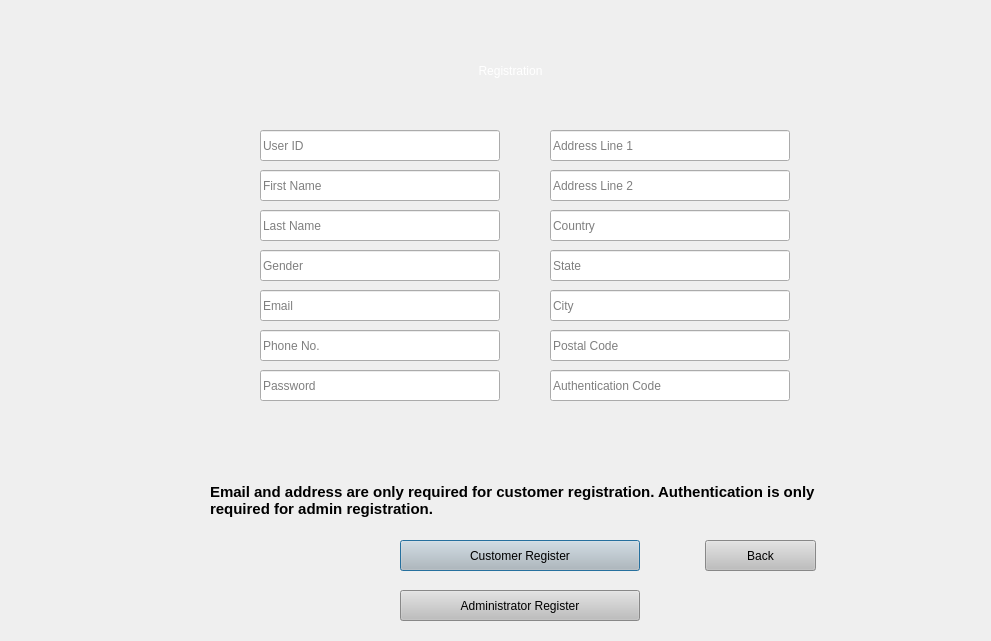
<?xml version="1.0" encoding="UTF-8"?>
<ui version="4.0">
 <class>Dialog</class>
 <widget class="QDialog" name="Dialog">
  <property name="geometry">
   <rect>
    <x>0</x>
    <y>0</y>
    <width>991</width>
    <height>641</height>
   </rect>
  </property>
  <property name="windowTitle">
   <string>Dialog</string>
  </property>
  <widget class="QWidget" name="widget" native="true">
   <property name="geometry">
    <rect>
     <x>0</x>
     <y>0</y>
     <width>1000</width>
     <height>640</height>
    </rect>
   </property>
   <property name="baseSize">
    <size>
     <width>1000</width>
     <height>640</height>
    </size>
   </property>
   <property name="styleSheet">
    <string notr="true">QWidget#widget{
background-color: qlineargradient(spread:pad, x1:0.562182, y1:0.466, x2:1, y2:1, stop:0.0454545 rgba(210, 108, 43, 255), stop:0.982955 rgba(255, 255, 255, 255));;}
background-color: rgb(231, 154, 0);
</string>
   </property>
   <widget class="QLabel" name="welcome">
    <property name="geometry">
     <rect>
      <x>320</x>
      <y>20</y>
      <width>381</width>
      <height>101</height>
     </rect>
    </property>
    <property name="autoFillBackground">
     <bool>false</bool>
    </property>
    <property name="styleSheet">
     <string notr="true">font: 85 50pt &quot;MS Shell Dlg 2&quot;;
color: rgb(255, 255, 255);
</string>
    </property>
    <property name="text">
     <string>Registration</string>
    </property>
    <property name="alignment">
     <set>Qt::AlignCenter</set>
    </property>
   </widget>
   <widget class="QPushButton" name="customerreg">
    <property name="geometry">
     <rect>
      <x>400</x>
      <y>540</y>
      <width>240</width>
      <height>31</height>
     </rect>
    </property>
    <property name="styleSheet">
     <string notr="true">background-color: rgb(190, 190, 190);</string>
    </property>
    <property name="text">
     <string>Customer Register</string>
    </property>
   </widget>
   <widget class="QLabel" name="notice">
    <property name="geometry">
     <rect>
      <x>210</x>
      <y>480</y>
      <width>659</width>
      <height>41</height>
     </rect>
    </property>
    <property name="font">
     <font>
      <pointsize>11</pointsize>
      <weight>75</weight>
      <bold>true</bold>
     </font>
    </property>
    <property name="text">
     <string>Email and address are only required for customer registration. Authentication is only required for admin registration.</string>
    </property>
    <property name="wordWrap">
     <bool>true</bool>
    </property>
   </widget>
   <widget class="QLineEdit" name="fname">
    <property name="geometry">
     <rect>
      <x>260</x>
      <y>170</y>
      <width>240</width>
      <height>31</height>
     </rect>
    </property>
    <property name="placeholderText">
     <string>First Name</string>
    </property>
   </widget>
   <widget class="QLineEdit" name="state">
    <property name="geometry">
     <rect>
      <x>550</x>
      <y>250</y>
      <width>240</width>
      <height>31</height>
     </rect>
    </property>
    <property name="placeholderText">
     <string>State</string>
    </property>
   </widget>
   <widget class="QLineEdit" name="country">
    <property name="enabled">
     <bool>true</bool>
    </property>
    <property name="geometry">
     <rect>
      <x>550</x>
      <y>210</y>
      <width>240</width>
      <height>31</height>
     </rect>
    </property>
    <property name="placeholderText">
     <string>Country</string>
    </property>
    <property name="clearButtonEnabled">
     <bool>false</bool>
    </property>
   </widget>
   <widget class="QLineEdit" name="address2">
    <property name="geometry">
     <rect>
      <x>550</x>
      <y>170</y>
      <width>240</width>
      <height>31</height>
     </rect>
    </property>
    <property name="placeholderText">
     <string>Address Line 2</string>
    </property>
   </widget>
   <widget class="QLineEdit" name="address1">
    <property name="geometry">
     <rect>
      <x>550</x>
      <y>130</y>
      <width>240</width>
      <height>31</height>
     </rect>
    </property>
    <property name="placeholderText">
     <string>Address Line 1</string>
    </property>
   </widget>
   <widget class="QLineEdit" name="userid">
    <property name="geometry">
     <rect>
      <x>260</x>
      <y>130</y>
      <width>240</width>
      <height>31</height>
     </rect>
    </property>
    <property name="layoutDirection">
     <enum>Qt::LeftToRight</enum>
    </property>
    <property name="text">
     <string/>
    </property>
    <property name="placeholderText">
     <string>User ID</string>
    </property>
   </widget>
   <widget class="QLineEdit" name="phone">
    <property name="geometry">
     <rect>
      <x>260</x>
      <y>330</y>
      <width>240</width>
      <height>31</height>
     </rect>
    </property>
    <property name="text">
     <string/>
    </property>
    <property name="placeholderText">
     <string>Phone No.</string>
    </property>
   </widget>
   <widget class="QLineEdit" name="email">
    <property name="geometry">
     <rect>
      <x>260</x>
      <y>290</y>
      <width>240</width>
      <height>31</height>
     </rect>
    </property>
    <property name="placeholderText">
     <string>Email</string>
    </property>
   </widget>
   <widget class="QLineEdit" name="gender">
    <property name="geometry">
     <rect>
      <x>260</x>
      <y>250</y>
      <width>240</width>
      <height>31</height>
     </rect>
    </property>
    <property name="placeholderText">
     <string>Gender</string>
    </property>
   </widget>
   <widget class="QLineEdit" name="lname">
    <property name="geometry">
     <rect>
      <x>260</x>
      <y>210</y>
      <width>240</width>
      <height>31</height>
     </rect>
    </property>
    <property name="placeholderText">
     <string>Last Name</string>
    </property>
   </widget>
   <widget class="QLineEdit" name="postalcode">
    <property name="geometry">
     <rect>
      <x>550</x>
      <y>330</y>
      <width>240</width>
      <height>31</height>
     </rect>
    </property>
    <property name="placeholderText">
     <string>Postal Code</string>
    </property>
   </widget>
   <widget class="QLineEdit" name="city">
    <property name="geometry">
     <rect>
      <x>550</x>
      <y>290</y>
      <width>240</width>
      <height>31</height>
     </rect>
    </property>
    <property name="placeholderText">
     <string>City</string>
    </property>
   </widget>
   <widget class="QLineEdit" name="password">
    <property name="geometry">
     <rect>
      <x>260</x>
      <y>370</y>
      <width>240</width>
      <height>31</height>
     </rect>
    </property>
    <property name="placeholderText">
     <string>Password</string>
    </property>
   </widget>
   <widget class="QLineEdit" name="authcode">
    <property name="enabled">
     <bool>true</bool>
    </property>
    <property name="geometry">
     <rect>
      <x>550</x>
      <y>370</y>
      <width>240</width>
      <height>31</height>
     </rect>
    </property>
    <property name="mouseTracking">
     <bool>true</bool>
    </property>
    <property name="toolTip">
     <string>&lt;html&gt;&lt;head/&gt;&lt;body&gt;&lt;pre style=&quot; margin-top:0px; margin-bottom:0px; margin-left:0px; margin-right:0px; -qt-block-indent:0; text-indent:0px; line-height:130.769%;&quot;&gt;&lt;span style=&quot; font-family:'inherit'; font-size:13px; color:#000000; background-color:transparent;&quot;&gt;self.admincode.setEnabled(False)&lt;/span&gt;&lt;/pre&gt;&lt;pre style=&quot; margin-top:0px; margin-bottom:0px; margin-left:0px; margin-right:0px; -qt-block-indent:0; text-indent:0px; line-height:130.769%;&quot;&gt;&lt;span style=&quot; font-family:'inherit'; font-size:13px; color:#000000; background-color:transparent;&quot;&gt;self.admincheck.toggled.connect(self.admincode.setEnabled)&lt;/span&gt;&lt;/pre&gt;&lt;/body&gt;&lt;/html&gt;</string>
    </property>
    <property name="placeholderText">
     <string>Authentication Code</string>
    </property>
   </widget>
   <widget class="QPushButton" name="adminreg">
    <property name="geometry">
     <rect>
      <x>400</x>
      <y>590</y>
      <width>240</width>
      <height>31</height>
     </rect>
    </property>
    <property name="styleSheet">
     <string notr="true">background-color: rgb(190, 190, 190);</string>
    </property>
    <property name="text">
     <string>Administrator Register</string>
    </property>
   </widget>
   <widget class="QLabel" name="error">
    <property name="geometry">
     <rect>
      <x>400</x>
      <y>450</y>
      <width>241</width>
      <height>20</height>
     </rect>
    </property>
    <property name="styleSheet">
     <string notr="true">font: 12pt &quot;MS Shell Dlg 2&quot;;
color:red;</string>
    </property>
    <property name="text">
     <string/>
    </property>
   </widget>
   <widget class="QPushButton" name="back">
    <property name="geometry">
     <rect>
      <x>705</x>
      <y>540</y>
      <width>111</width>
      <height>31</height>
     </rect>
    </property>
    <property name="styleSheet">
     <string notr="true">background-color: rgb(190, 190, 190);</string>
    </property>
    <property name="text">
     <string>Back</string>
    </property>
   </widget>
   <zorder>welcome</zorder>
   <zorder>customerreg</zorder>
   <zorder>notice</zorder>
   <zorder>fname</zorder>
   <zorder>state</zorder>
   <zorder>country</zorder>
   <zorder>address2</zorder>
   <zorder>address1</zorder>
   <zorder>phone</zorder>
   <zorder>email</zorder>
   <zorder>gender</zorder>
   <zorder>lname</zorder>
   <zorder>postalcode</zorder>
   <zorder>city</zorder>
   <zorder>password</zorder>
   <zorder>authcode</zorder>
   <zorder>adminreg</zorder>
   <zorder>error</zorder>
   <zorder>userid</zorder>
   <zorder>back</zorder>
  </widget>
 </widget>
 <tabstops>
  <tabstop>userid</tabstop>
  <tabstop>fname</tabstop>
  <tabstop>lname</tabstop>
  <tabstop>gender</tabstop>
  <tabstop>email</tabstop>
  <tabstop>phone</tabstop>
  <tabstop>password</tabstop>
  <tabstop>address1</tabstop>
  <tabstop>address2</tabstop>
  <tabstop>country</tabstop>
  <tabstop>state</tabstop>
  <tabstop>city</tabstop>
  <tabstop>postalcode</tabstop>
  <tabstop>authcode</tabstop>
  <tabstop>customerreg</tabstop>
  <tabstop>adminreg</tabstop>
  <tabstop>back</tabstop>
 </tabstops>
 <resources/>
 <connections/>
</ui>
